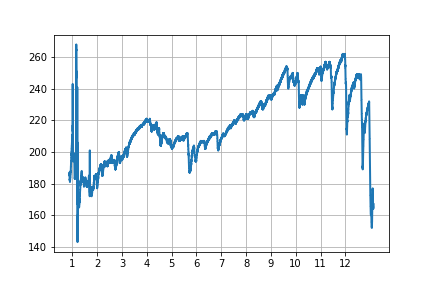

Source code (Python):
#!/usr/bin/env python3
# -*- coding: utf-8 -*-
"""
Created on Thu May 18 16:18:42 2023

@author: elliot
"""
globals().clear()

import matplotlib.pyplot as plt
import re



def plotGSR(fileID):
    with open('/Users/elliot/Documents/GitHub/Music_eng/3bodyhappy_GSR.txt', 'r') as file:
        # Read the contents of the file
        contents = file.read()
        
        num_tem = re.findall(r'\d+', contents)
        
        # Convert the extracted numbers to integers
        num_list = [int(num) for num in num_tem]
        
        end_index= num_list[12:].index(2023)+12 #the last dataindex 
        
        X= [num for num in range(0, len(num_list[12:end_index]))]
        
        plt.plot(X,num_list[12:end_index], linewidth=2.0)
        
        
        ddot=len(X)/981
        ticks=[]
        label = list(range(1, 13))
        for i in range(10,900,80):#12 songs begin time
            ticks.append(i*ddot)
            
        plt.xticks(ticks,label)
        plt.grid(True)
        
        plt.savefig('plot.png');

plotGSR("a");


